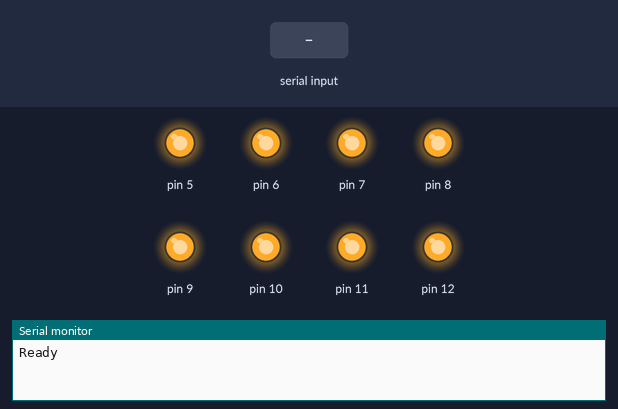
Simulated run of this sketch. Board: Arduino Uno, built with avr-gcc and run on an emulated ATmega328P. Parts: output pins drawn as LEDs (lit = HIGH), the last lines printed to the serial monitor. The inputs (shaded band) are chosen by the test bench.

Above: at 1.2 s.
1.3 s: byte 30 received over Serial
At 1.8 s:
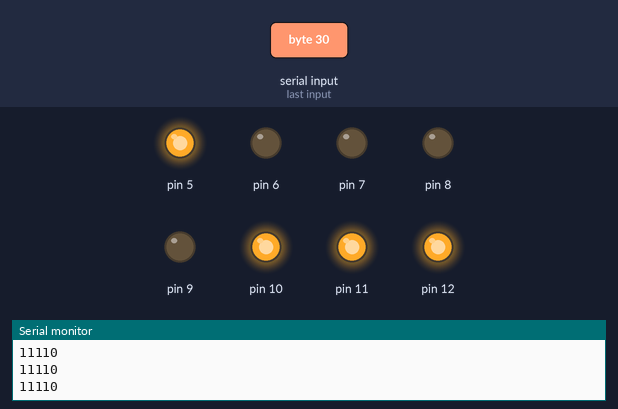
3.8 s: byte 90 received over Serial
At 4.6 s:
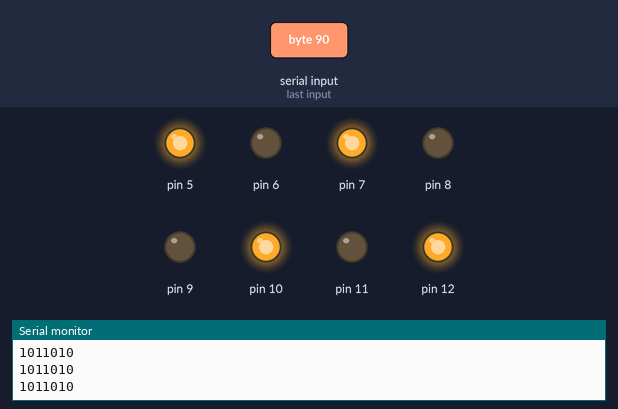
6.3 s: byte 120 received over Serial
At 7.0 s:
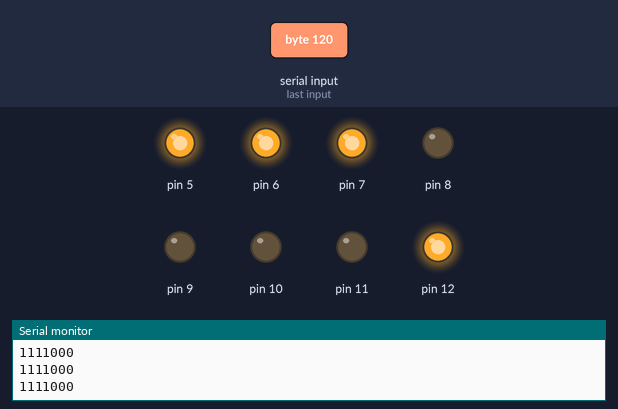
8.8 s: byte 120 received over Serial
At 10.7 s:
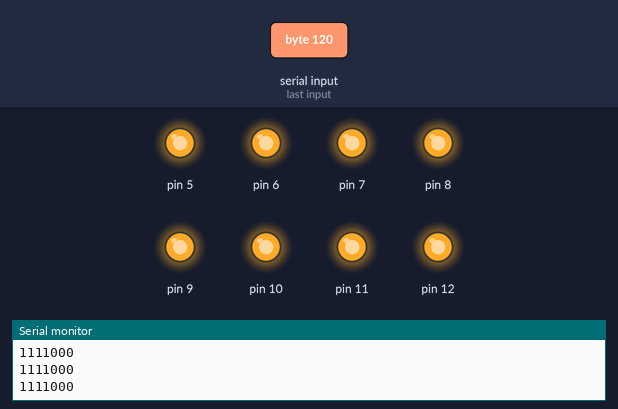
11.3 s: byte 30 received over Serial
At 11.8 s:
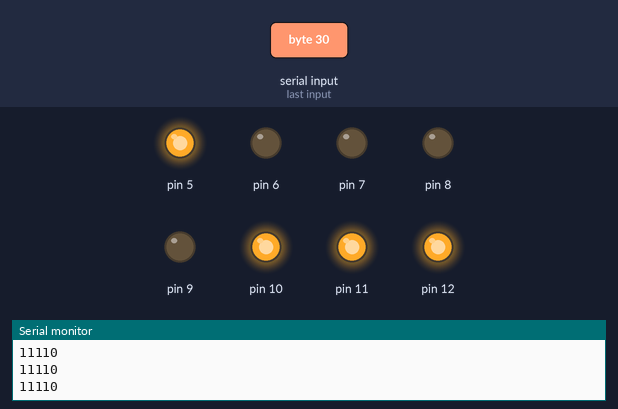
13.8 s: byte 90 received over Serial
At 15.7 s:
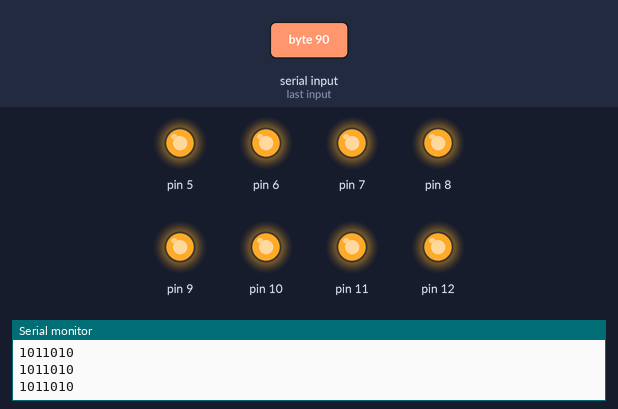
Timing chart, 0 to 17.2 s (numbered marks = the images above; inputs shaded):
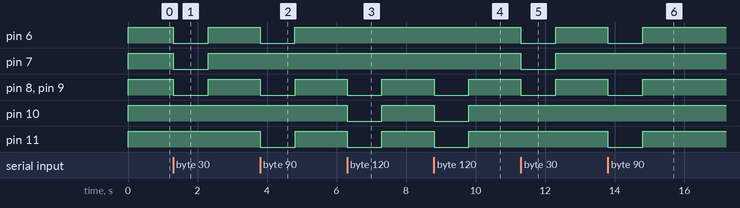

Measured:
- after the input at 1.3 s, pin 6–9: HIGH → LOW at once, → HIGH 1.0 s later
- after the input at 3.8 s, pin 6, pin 8, pin 9, pin 11: HIGH → LOW at once, → HIGH 1.0 s later
- after the input at 6.3 s, pin 8–11: HIGH → LOW at once, → HIGH 1.0 s later
- after the input at 8.8 s, pin 8–11: HIGH → LOW at once, → HIGH 1.0 s later
- after the input at 11.3 s, pin 6–9: HIGH → LOW at once, → HIGH 1.0 s later
- after the input at 13.8 s, pin 6, pin 8, pin 9, pin 11: HIGH → LOW at once, → HIGH 1.0 s later

The sketch:

JBS_Bottle_Rocket.ino
```cpp
#define RELAY_TIMEOUT 1000


unsigned long Relays[] = {0,0,0,0,0,0,0,0};


void setup()
{
  Serial.begin(9600);
  Serial.print("Ready");
  for(uint8_t i = 5; i<13; i++){
    pinMode(i,OUTPUT);
    digitalWrite(i,HIGH);
  }

}

void loop() {
  Check_Latch_Time();
}

void serialEvent()
{
  while (Serial.available())
  {
    uint8_t input = Serial.read();
    Process_Relays(input);
    /*
     * If you want to add additional values
     * This is the place to add it.
     */

  }
}

void Process_Relays(uint8_t input){
  for(uint8_t i = 5; i<13; i++){
      Serial.println(input,BIN);
      bool value = (input>>(i-5)) & 1;

      if(Relays[i-5] == 0 && value)
      {
        Relays[i-5] = millis();
        digitalWrite(i,LOW);
      }
    }
}

void Check_Latch_Time()
{
   unsigned long current_time = millis();
   for(uint8_t i = 5; i < 13; i++){
    if(current_time - Relays[i-5]  > RELAY_TIMEOUT)
    {
      Relays[i-5] = 0;
      digitalWrite(i,HIGH);
    }
   }

}
```
